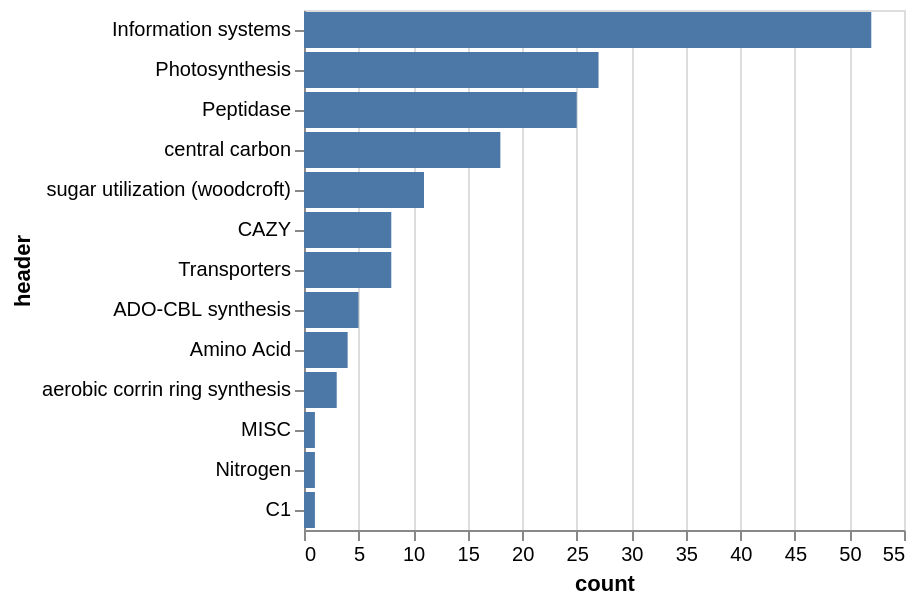

This figure's notebook cell:
### Code cell
altamira_count = altamira_count.reset_index()
altamira_count = altamira_count.sort_values(by='count',ascending=False)
altamira_count.to_csv('/MP_Data/Dados_David/viral_analysis/post_processing/article_scripts/data_analysis/03_annotation/processed_tables/altamira_amg_cat.tsv',sep='\t')


alt_chart = alt.Chart(altamira_count).mark_bar().encode(
    alt.X('count:Q'),
    alt.Y('header:N', sort='-x'),
)
alt_chart

### Figure 1 — Vega-Lite specification as saved in the notebook (floating-point values rounded to 4 significant figures)
{"config": {"view": {"continuousWidth": 300, "continuousHeight": 300}}, "data": {"name": "data-36389b198f18ff9791d2c7a902ce5815"}, "mark": {"type": "bar"}, "encoding": {"x": {"field": "count", "type": "quantitative"}, "y": {"field": "header", "sort": "-x", "type": "nominal"}}, "$schema": "https://vega.github.io/schema/vega-lite/v6.1.0.json", "datasets": {"data-36389b198f18ff9791d2c7a902ce5815": [{"header": "Information systems", "count": 52}, {"header": "Photosynthesis", "count": 27}, {"header": "Peptidase", "count": 25}, {"header": "central carbon", "count": 18}, {"header": "sugar utilization (woodcroft)", "count": 11}, {"header": "CAZY", "count": 8}, {"header": "Transporters", "count": 8}, {"header": "ADO-CBL synthesis", "count": 5}, {"header": "Amino Acid", "count": 4}, {"header": "aerobic corrin ring synthesis", "count": 3}, {"header": "MISC", "count": 1}, {"header": "Nitrogen", "count": 1}, {"header": "C1", "count": 1}]}}
